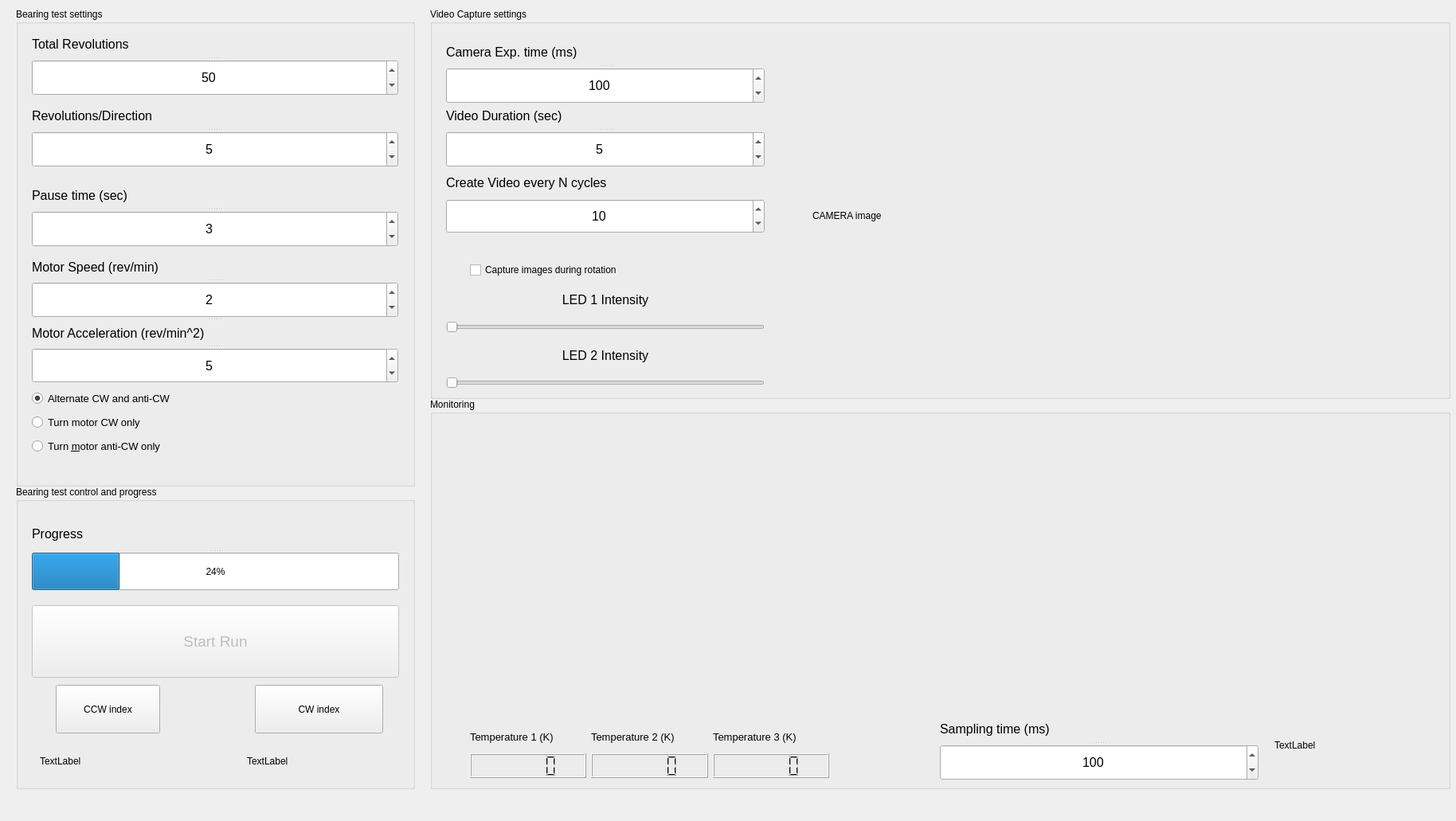
<?xml version="1.0" encoding="UTF-8"?>
<ui version="4.0">
 <class>MainWindow</class>
 <widget class="QMainWindow" name="MainWindow">
  <property name="geometry">
   <rect>
    <x>0</x>
    <y>0</y>
    <width>1828</width>
    <height>1031</height>
   </rect>
  </property>
  <property name="windowTitle">
   <string>MainWindow</string>
  </property>
  <widget class="QWidget" name="centralwidget">
   <widget class="QGroupBox" name="MotorSettings">
    <property name="geometry">
     <rect>
      <x>20</x>
      <y>10</y>
      <width>501</width>
      <height>601</height>
     </rect>
    </property>
    <property name="title">
     <string>Bearing test settings</string>
    </property>
    <widget class="QSplitter" name="splitter_8">
     <property name="enabled">
      <bool>true</bool>
     </property>
     <property name="geometry">
      <rect>
       <x>20</x>
       <y>120</y>
       <width>460</width>
       <height>80</height>
      </rect>
     </property>
     <property name="orientation">
      <enum>Qt::Vertical</enum>
     </property>
     <property name="childrenCollapsible">
      <bool>false</bool>
     </property>
     <widget class="QLabel" name="label_19">
      <property name="font">
       <font>
        <pointsize>12</pointsize>
       </font>
      </property>
      <property name="text">
       <string>Revolutions/Direction</string>
      </property>
     </widget>
     <widget class="QSpinBox" name="motor_revolutions_per_direction_spinBox">
      <property name="font">
       <font>
        <pointsize>12</pointsize>
       </font>
      </property>
      <property name="alignment">
       <set>Qt::AlignCenter</set>
      </property>
      <property name="maximum">
       <number>99999999</number>
      </property>
      <property name="value">
       <number>5</number>
      </property>
     </widget>
    </widget>
    <widget class="QSplitter" name="splitter">
     <property name="enabled">
      <bool>true</bool>
     </property>
     <property name="geometry">
      <rect>
       <x>20</x>
       <y>30</y>
       <width>460</width>
       <height>80</height>
      </rect>
     </property>
     <property name="orientation">
      <enum>Qt::Vertical</enum>
     </property>
     <property name="childrenCollapsible">
      <bool>false</bool>
     </property>
     <widget class="QLabel" name="label_2">
      <property name="font">
       <font>
        <pointsize>12</pointsize>
       </font>
      </property>
      <property name="text">
       <string>Total Revolutions</string>
      </property>
     </widget>
     <widget class="QSpinBox" name="motor_total_revolutions_spinBox">
      <property name="font">
       <font>
        <pointsize>12</pointsize>
       </font>
      </property>
      <property name="alignment">
       <set>Qt::AlignCenter</set>
      </property>
      <property name="minimum">
       <number>0</number>
      </property>
      <property name="maximum">
       <number>160000</number>
      </property>
      <property name="value">
       <number>50</number>
      </property>
     </widget>
    </widget>
    <widget class="QSplitter" name="splitter_2">
     <property name="geometry">
      <rect>
       <x>20</x>
       <y>220</y>
       <width>460</width>
       <height>80</height>
      </rect>
     </property>
     <property name="orientation">
      <enum>Qt::Vertical</enum>
     </property>
     <property name="childrenCollapsible">
      <bool>false</bool>
     </property>
     <widget class="QLabel" name="label_4">
      <property name="font">
       <font>
        <pointsize>12</pointsize>
       </font>
      </property>
      <property name="text">
       <string>Pause time (sec)</string>
      </property>
     </widget>
     <widget class="QSpinBox" name="pause_time_spinBox">
      <property name="font">
       <font>
        <pointsize>12</pointsize>
       </font>
      </property>
      <property name="alignment">
       <set>Qt::AlignCenter</set>
      </property>
      <property name="maximum">
       <number>1300000</number>
      </property>
      <property name="value">
       <number>3</number>
      </property>
     </widget>
    </widget>
    <widget class="QSplitter" name="splitter_5">
     <property name="geometry">
      <rect>
       <x>20</x>
       <y>310</y>
       <width>460</width>
       <height>161</height>
      </rect>
     </property>
     <property name="orientation">
      <enum>Qt::Vertical</enum>
     </property>
     <property name="childrenCollapsible">
      <bool>false</bool>
     </property>
     <widget class="QSplitter" name="splitter_4">
      <property name="orientation">
       <enum>Qt::Vertical</enum>
      </property>
      <property name="childrenCollapsible">
       <bool>false</bool>
      </property>
      <widget class="QLabel" name="label_3">
       <property name="font">
        <font>
         <pointsize>12</pointsize>
        </font>
       </property>
       <property name="text">
        <string>Motor Speed (rev/min)</string>
       </property>
      </widget>
      <widget class="QSpinBox" name="motor_speed_spinBox">
       <property name="font">
        <font>
         <pointsize>12</pointsize>
        </font>
       </property>
       <property name="alignment">
        <set>Qt::AlignCenter</set>
       </property>
       <property name="value">
        <number>2</number>
       </property>
      </widget>
     </widget>
     <widget class="QSplitter" name="splitter_3">
      <property name="orientation">
       <enum>Qt::Vertical</enum>
      </property>
      <property name="childrenCollapsible">
       <bool>false</bool>
      </property>
      <widget class="QLabel" name="label_5">
       <property name="font">
        <font>
         <pointsize>12</pointsize>
        </font>
       </property>
       <property name="text">
        <string>Motor Acceleration (rev/min^2)</string>
       </property>
      </widget>
      <widget class="QSpinBox" name="motor_acceleration_spinBox">
       <property name="font">
        <font>
         <pointsize>12</pointsize>
        </font>
       </property>
       <property name="alignment">
        <set>Qt::AlignCenter</set>
       </property>
       <property name="value">
        <number>5</number>
       </property>
      </widget>
     </widget>
    </widget>
    <widget class="QRadioButton" name="motor_anti_CW_radioButton">
     <property name="geometry">
      <rect>
       <x>20</x>
       <y>540</y>
       <width>460</width>
       <height>20</height>
      </rect>
     </property>
     <property name="font">
      <font>
       <pointsize>10</pointsize>
      </font>
     </property>
     <property name="text">
      <string>Turn &amp;motor anti-CW only</string>
     </property>
    </widget>
    <widget class="QRadioButton" name="motor_CW_radioButton">
     <property name="geometry">
      <rect>
       <x>20</x>
       <y>510</y>
       <width>460</width>
       <height>20</height>
      </rect>
     </property>
     <property name="font">
      <font>
       <pointsize>10</pointsize>
      </font>
     </property>
     <property name="text">
      <string>Turn motor CW only</string>
     </property>
    </widget>
    <widget class="QRadioButton" name="motor_alternate_direction_radioButton">
     <property name="geometry">
      <rect>
       <x>20</x>
       <y>480</y>
       <width>460</width>
       <height>20</height>
      </rect>
     </property>
     <property name="font">
      <font>
       <pointsize>10</pointsize>
      </font>
     </property>
     <property name="text">
      <string>Alternate CW and anti-CW</string>
     </property>
     <property name="checked">
      <bool>true</bool>
     </property>
    </widget>
   </widget>
   <widget class="QGroupBox" name="groupBox_2">
    <property name="geometry">
     <rect>
      <x>540</x>
      <y>10</y>
      <width>1281</width>
      <height>491</height>
     </rect>
    </property>
    <property name="title">
     <string>Video Capture settings</string>
    </property>
    <widget class="QSlider" name="led_intensity_horizontalSlider">
     <property name="geometry">
      <rect>
       <x>20</x>
       <y>390</y>
       <width>400</width>
       <height>22</height>
      </rect>
     </property>
     <property name="orientation">
      <enum>Qt::Horizontal</enum>
     </property>
    </widget>
    <widget class="QSplitter" name="splitter_9">
     <property name="geometry">
      <rect>
       <x>20</x>
       <y>40</y>
       <width>400</width>
       <height>80</height>
      </rect>
     </property>
     <property name="orientation">
      <enum>Qt::Vertical</enum>
     </property>
     <widget class="QLabel" name="label_21">
      <property name="font">
       <font>
        <pointsize>12</pointsize>
       </font>
      </property>
      <property name="text">
       <string>Camera Exp. time (ms)</string>
      </property>
     </widget>
     <widget class="QSpinBox" name="camera_exp_time_spinBox">
      <property name="font">
       <font>
        <pointsize>12</pointsize>
       </font>
      </property>
      <property name="alignment">
       <set>Qt::AlignCenter</set>
      </property>
      <property name="maximum">
       <number>999999</number>
      </property>
      <property name="value">
       <number>100</number>
      </property>
     </widget>
    </widget>
    <widget class="QLabel" name="label_20">
     <property name="geometry">
      <rect>
       <x>20</x>
       <y>350</y>
       <width>400</width>
       <height>33</height>
      </rect>
     </property>
     <property name="font">
      <font>
       <pointsize>12</pointsize>
      </font>
     </property>
     <property name="text">
      <string>LED 1 Intensity</string>
     </property>
     <property name="alignment">
      <set>Qt::AlignCenter</set>
     </property>
    </widget>
    <widget class="QSplitter" name="splitter_7">
     <property name="geometry">
      <rect>
       <x>20</x>
       <y>120</y>
       <width>400</width>
       <height>80</height>
      </rect>
     </property>
     <property name="orientation">
      <enum>Qt::Vertical</enum>
     </property>
     <widget class="QLabel" name="label_9">
      <property name="font">
       <font>
        <pointsize>12</pointsize>
       </font>
      </property>
      <property name="text">
       <string>Video Duration (sec)</string>
      </property>
     </widget>
     <widget class="QSpinBox" name="video_duration_spinBox">
      <property name="font">
       <font>
        <pointsize>12</pointsize>
       </font>
      </property>
      <property name="alignment">
       <set>Qt::AlignCenter</set>
      </property>
      <property name="value">
       <number>5</number>
      </property>
     </widget>
    </widget>
    <widget class="QSlider" name="led_intensity_horizontalSlider_2">
     <property name="geometry">
      <rect>
       <x>20</x>
       <y>460</y>
       <width>400</width>
       <height>22</height>
      </rect>
     </property>
     <property name="orientation">
      <enum>Qt::Horizontal</enum>
     </property>
    </widget>
    <widget class="QLabel" name="label_22">
     <property name="geometry">
      <rect>
       <x>20</x>
       <y>420</y>
       <width>400</width>
       <height>33</height>
      </rect>
     </property>
     <property name="font">
      <font>
       <pointsize>12</pointsize>
      </font>
     </property>
     <property name="text">
      <string>LED 2 Intensity</string>
     </property>
     <property name="alignment">
      <set>Qt::AlignCenter</set>
     </property>
    </widget>
    <widget class="QLabel" name="image_camera_livestream">
     <property name="geometry">
      <rect>
       <x>480</x>
       <y>50</y>
       <width>651</width>
       <height>421</height>
      </rect>
     </property>
     <property name="autoFillBackground">
      <bool>false</bool>
     </property>
     <property name="text">
      <string>CAMERA image</string>
     </property>
     <property name="scaledContents">
      <bool>true</bool>
     </property>
    </widget>
    <widget class="QCheckBox" name="CaptureImagesDuringRotation">
     <property name="geometry">
      <rect>
       <x>50</x>
       <y>310</y>
       <width>361</width>
       <height>38</height>
      </rect>
     </property>
     <property name="text">
      <string>Capture images during rotation</string>
     </property>
    </widget>
    <widget class="QLabel" name="label_13">
     <property name="geometry">
      <rect>
       <x>20</x>
       <y>203</y>
       <width>400</width>
       <height>33</height>
      </rect>
     </property>
     <property name="font">
      <font>
       <pointsize>12</pointsize>
      </font>
     </property>
     <property name="text">
      <string>Create Video every N cycles</string>
     </property>
    </widget>
    <widget class="QSpinBox" name="video_cycle_spinBox">
     <property name="geometry">
      <rect>
       <x>20</x>
       <y>240</y>
       <width>400</width>
       <height>43</height>
      </rect>
     </property>
     <property name="font">
      <font>
       <pointsize>12</pointsize>
      </font>
     </property>
     <property name="alignment">
      <set>Qt::AlignCenter</set>
     </property>
     <property name="minimum">
      <number>1</number>
     </property>
     <property name="maximum">
      <number>999</number>
     </property>
     <property name="value">
      <number>10</number>
     </property>
    </widget>
   </widget>
   <widget class="QGroupBox" name="groupBox_3">
    <property name="geometry">
     <rect>
      <x>20</x>
      <y>610</y>
      <width>501</width>
      <height>381</height>
     </rect>
    </property>
    <property name="title">
     <string>Bearing test control and progress</string>
    </property>
    <widget class="QPushButton" name="start_run_button">
     <property name="enabled">
      <bool>false</bool>
     </property>
     <property name="geometry">
      <rect>
       <x>20</x>
       <y>150</y>
       <width>461</width>
       <height>91</height>
      </rect>
     </property>
     <property name="font">
      <font>
       <pointsize>14</pointsize>
      </font>
     </property>
     <property name="text">
      <string>Start Run</string>
     </property>
    </widget>
    <widget class="QSplitter" name="splitter_6">
     <property name="geometry">
      <rect>
       <x>20</x>
       <y>40</y>
       <width>461</width>
       <height>91</height>
      </rect>
     </property>
     <property name="orientation">
      <enum>Qt::Vertical</enum>
     </property>
     <widget class="QLabel" name="label_8">
      <property name="font">
       <font>
        <pointsize>12</pointsize>
       </font>
      </property>
      <property name="text">
       <string>Progress</string>
      </property>
     </widget>
     <widget class="QProgressBar" name="revolutions_counter">
      <property name="value">
       <number>24</number>
      </property>
     </widget>
    </widget>
    <widget class="QPushButton" name="doCCWindex">
     <property name="geometry">
      <rect>
       <x>50</x>
       <y>250</y>
       <width>131</width>
       <height>61</height>
      </rect>
     </property>
     <property name="text">
      <string>CCW index</string>
     </property>
    </widget>
    <widget class="QPushButton" name="doCWindex">
     <property name="geometry">
      <rect>
       <x>300</x>
       <y>250</y>
       <width>161</width>
       <height>61</height>
      </rect>
     </property>
     <property name="text">
      <string>CW index</string>
     </property>
    </widget>
    <widget class="QLabel" name="encoderAValue">
     <property name="geometry">
      <rect>
       <x>30</x>
       <y>330</y>
       <width>171</width>
       <height>32</height>
      </rect>
     </property>
     <property name="text">
      <string>TextLabel</string>
     </property>
    </widget>
    <widget class="QLabel" name="encoderBValue">
     <property name="geometry">
      <rect>
       <x>290</x>
       <y>330</y>
       <width>181</width>
       <height>32</height>
      </rect>
     </property>
     <property name="text">
      <string>TextLabel</string>
     </property>
    </widget>
   </widget>
   <widget class="QGroupBox" name="groupBox_4">
    <property name="geometry">
     <rect>
      <x>540</x>
      <y>500</y>
      <width>1281</width>
      <height>491</height>
     </rect>
    </property>
    <property name="title">
     <string>Monitoring</string>
    </property>
    <widget class="QChartView" name="TorqueChart" native="true">
     <property name="geometry">
      <rect>
       <x>10</x>
       <y>40</y>
       <width>1261</width>
       <height>351</height>
      </rect>
     </property>
     <property name="autoFillBackground">
      <bool>false</bool>
     </property>
    </widget>
    <widget class="QWidget" name="layoutWidget">
     <property name="geometry">
      <rect>
       <x>50</x>
       <y>410</y>
       <width>451</width>
       <height>67</height>
      </rect>
     </property>
     <layout class="QHBoxLayout" name="horizontalLayout_2">
      <item>
       <layout class="QVBoxLayout" name="verticalLayout">
        <property name="spacing">
         <number>5</number>
        </property>
        <item>
         <widget class="QLabel" name="label_10">
          <property name="font">
           <font>
            <pointsize>10</pointsize>
           </font>
          </property>
          <property name="text">
           <string>Temperature 1 (K)</string>
          </property>
         </widget>
        </item>
        <item>
         <widget class="QLCDNumber" name="temp_sensor_1_lcdNumber">
          <property name="font">
           <font>
            <pointsize>12</pointsize>
            <weight>75</weight>
            <bold>true</bold>
           </font>
          </property>
          <property name="cursor">
           <cursorShape>ArrowCursor</cursorShape>
          </property>
         </widget>
        </item>
       </layout>
      </item>
      <item>
       <layout class="QVBoxLayout" name="verticalLayout_2">
        <property name="spacing">
         <number>5</number>
        </property>
        <item>
         <widget class="QLabel" name="label_11">
          <property name="font">
           <font>
            <pointsize>10</pointsize>
           </font>
          </property>
          <property name="text">
           <string>Temperature 2 (K)</string>
          </property>
         </widget>
        </item>
        <item>
         <widget class="QLCDNumber" name="temp_sensor_2_lcdNumber">
          <property name="font">
           <font>
            <pointsize>12</pointsize>
            <weight>75</weight>
            <bold>true</bold>
           </font>
          </property>
          <property name="cursor">
           <cursorShape>ArrowCursor</cursorShape>
          </property>
         </widget>
        </item>
       </layout>
      </item>
      <item>
       <layout class="QVBoxLayout" name="verticalLayout_3">
        <property name="spacing">
         <number>5</number>
        </property>
        <item>
         <widget class="QLabel" name="label_12">
          <property name="font">
           <font>
            <pointsize>10</pointsize>
           </font>
          </property>
          <property name="text">
           <string>Temperature 3 (K)</string>
          </property>
         </widget>
        </item>
        <item>
         <widget class="QLCDNumber" name="temp_sensor_3_lcdNumber">
          <property name="font">
           <font>
            <pointsize>12</pointsize>
            <weight>75</weight>
            <bold>true</bold>
           </font>
          </property>
          <property name="cursor">
           <cursorShape>ArrowCursor</cursorShape>
          </property>
         </widget>
        </item>
       </layout>
      </item>
     </layout>
    </widget>
    <widget class="QSplitter" name="splitter_10">
     <property name="geometry">
      <rect>
       <x>640</x>
       <y>400</y>
       <width>400</width>
       <height>80</height>
      </rect>
     </property>
     <property name="orientation">
      <enum>Qt::Vertical</enum>
     </property>
     <widget class="QLabel" name="label_23">
      <property name="font">
       <font>
        <pointsize>12</pointsize>
       </font>
      </property>
      <property name="text">
       <string>Sampling time (ms)</string>
      </property>
     </widget>
     <widget class="QSpinBox" name="sampling_time">
      <property name="font">
       <font>
        <pointsize>12</pointsize>
       </font>
      </property>
      <property name="alignment">
       <set>Qt::AlignCenter</set>
      </property>
      <property name="maximum">
       <number>999999</number>
      </property>
      <property name="value">
       <number>100</number>
      </property>
     </widget>
    </widget>
    <widget class="QLabel" name="microseconds_current">
     <property name="geometry">
      <rect>
       <x>1060</x>
       <y>420</y>
       <width>211</width>
       <height>32</height>
      </rect>
     </property>
     <property name="text">
      <string>TextLabel</string>
     </property>
    </widget>
   </widget>
  </widget>
  <widget class="QMenuBar" name="menubar">
   <property name="geometry">
    <rect>
     <x>0</x>
     <y>0</y>
     <width>1828</width>
     <height>21</height>
    </rect>
   </property>
  </widget>
 </widget>
 <customwidgets>
  <customwidget>
   <class>QChartView</class>
   <extends>QWidget</extends>
   <header location="global">QtCharts</header>
   <container>1</container>
  </customwidget>
 </customwidgets>
 <resources/>
 <connections/>
</ui>
